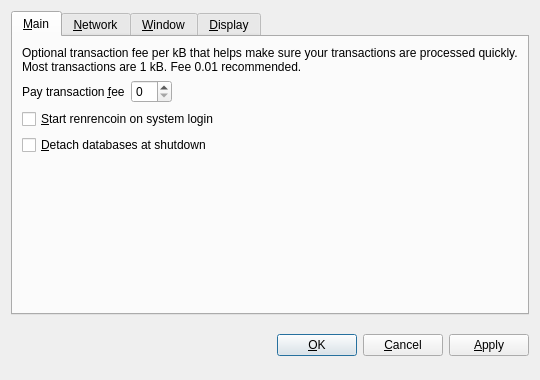
<?xml version="1.0" encoding="UTF-8"?>
<ui version="4.0">
 <class>OptionsDialog</class>
 <widget class="QDialog" name="OptionsDialog">
  <property name="geometry">
   <rect>
    <x>0</x>
    <y>0</y>
    <width>540</width>
    <height>380</height>
   </rect>
  </property>
  <property name="windowTitle">
   <string>Options</string>
  </property>
  <property name="modal">
   <bool>true</bool>
  </property>
  <layout class="QVBoxLayout" name="verticalLayout">
   <item>
    <widget class="QTabWidget" name="tabWidget">
     <property name="tabPosition">
      <enum>QTabWidget::North</enum>
     </property>
     <property name="currentIndex">
      <number>0</number>
     </property>
     <widget class="QWidget" name="tabMain">
      <attribute name="title">
       <string>&amp;Main</string>
      </attribute>
      <layout class="QVBoxLayout" name="verticalLayout_Main">
       <item>
        <widget class="QLabel" name="transactionFeeInfoLabel">
         <property name="text">
          <string>Optional transaction fee per kB that helps make sure your transactions are processed quickly. Most transactions are 1 kB. Fee 0.01 recommended.</string>
         </property>
         <property name="textFormat">
          <enum>Qt::PlainText</enum>
         </property>
         <property name="wordWrap">
          <bool>true</bool>
         </property>
        </widget>
       </item>
       <item>
        <layout class="QHBoxLayout" name="horizontalLayout_Main">
         <item>
          <widget class="QLabel" name="transactionFeeLabel">
           <property name="text">
            <string>Pay transaction &amp;fee</string>
           </property>
           <property name="textFormat">
            <enum>Qt::PlainText</enum>
           </property>
           <property name="buddy">
            <cstring>transactionFee</cstring>
           </property>
          </widget>
         </item>
         <item>
          <widget class="BitcoinAmountField" name="transactionFee"/>
         </item>
         <item>
          <spacer name="horizontalSpacer_Main">
           <property name="orientation">
            <enum>Qt::Horizontal</enum>
           </property>
           <property name="sizeHint" stdset="0">
            <size>
             <width>40</width>
             <height>20</height>
            </size>
           </property>
          </spacer>
         </item>
        </layout>
       </item>
       <item>
        <widget class="QCheckBox" name="bitcoinAtStartup">
         <property name="toolTip">
          <string>Automatically start renrencoin after logging in to the system.</string>
         </property>
         <property name="text">
          <string>&amp;Start renrencoin on system login</string>
         </property>
        </widget>
       </item>
       <item>
        <widget class="QCheckBox" name="detachDatabases">
         <property name="toolTip">
          <string>Detach block and address databases at shutdown. This means they can be moved to another data directory, but it slows down shutdown. The wallet is always detached.</string>
         </property>
         <property name="text">
          <string>&amp;Detach databases at shutdown</string>
         </property>
        </widget>
       </item>
       <item>
        <spacer name="verticalSpacer_Main">
         <property name="orientation">
          <enum>Qt::Vertical</enum>
         </property>
         <property name="sizeHint" stdset="0">
          <size>
           <width>20</width>
           <height>40</height>
          </size>
         </property>
        </spacer>
       </item>
      </layout>
     </widget>
     <widget class="QWidget" name="tabNetwork">
      <attribute name="title">
       <string>&amp;Network</string>
      </attribute>
      <layout class="QVBoxLayout" name="verticalLayout_Network">
       <item>
        <widget class="QCheckBox" name="mapPortUpnp">
         <property name="toolTip">
          <string>Automatically open the renrencoin client port on the router. This only works when your router supports UPnP and it is enabled.</string>
         </property>
         <property name="text">
          <string>Map port using &amp;UPnP</string>
         </property>
        </widget>
       </item>
       <item>
        <widget class="QCheckBox" name="connectSocks">
         <property name="toolTip">
          <string>Connect to the renrencoin network through a SOCKS proxy (e.g. when connecting through Tor).</string>
         </property>
         <property name="text">
          <string>&amp;Connect through SOCKS proxy:</string>
         </property>
        </widget>
       </item>
       <item>
        <layout class="QHBoxLayout" name="horizontalLayout_Network">
         <item>
          <widget class="QLabel" name="proxyIpLabel">
           <property name="text">
            <string>Proxy &amp;IP:</string>
           </property>
           <property name="textFormat">
            <enum>Qt::PlainText</enum>
           </property>
           <property name="buddy">
            <cstring>proxyIp</cstring>
           </property>
          </widget>
         </item>
         <item>
          <widget class="QValidatedLineEdit" name="proxyIp">
           <property name="maximumSize">
            <size>
             <width>140</width>
             <height>16777215</height>
            </size>
           </property>
           <property name="toolTip">
            <string>IP address of the proxy (e.g. 127.0.0.1)</string>
           </property>
          </widget>
         </item>
         <item>
          <widget class="QLabel" name="proxyPortLabel">
           <property name="text">
            <string>&amp;Port:</string>
           </property>
           <property name="textFormat">
            <enum>Qt::PlainText</enum>
           </property>
           <property name="buddy">
            <cstring>proxyPort</cstring>
           </property>
          </widget>
         </item>
         <item>
          <widget class="QLineEdit" name="proxyPort">
           <property name="maximumSize">
            <size>
             <width>55</width>
             <height>16777215</height>
            </size>
           </property>
           <property name="toolTip">
            <string>Port of the proxy (e.g. 9050)</string>
           </property>
          </widget>
         </item>
         <item>
          <widget class="QLabel" name="socksVersionLabel">
           <property name="text">
            <string>SOCKS &amp;Version:</string>
           </property>
           <property name="textFormat">
            <enum>Qt::PlainText</enum>
           </property>
           <property name="buddy">
            <cstring>socksVersion</cstring>
           </property>
          </widget>
         </item>
         <item>
          <widget class="QValueComboBox" name="socksVersion">
           <property name="toolTip">
            <string>SOCKS version of the proxy (e.g. 5)</string>
           </property>
          </widget>
         </item>
         <item>
          <spacer name="horizontalSpacer_Network">
           <property name="orientation">
            <enum>Qt::Horizontal</enum>
           </property>
           <property name="sizeHint" stdset="0">
            <size>
             <width>40</width>
             <height>20</height>
            </size>
           </property>
          </spacer>
         </item>
        </layout>
       </item>
       <item>
        <spacer name="verticalSpacer_Network">
         <property name="orientation">
          <enum>Qt::Vertical</enum>
         </property>
         <property name="sizeHint" stdset="0">
          <size>
           <width>20</width>
           <height>40</height>
          </size>
         </property>
        </spacer>
       </item>
      </layout>
     </widget>
     <widget class="QWidget" name="tabWindow">
      <attribute name="title">
       <string>&amp;Window</string>
      </attribute>
      <layout class="QVBoxLayout" name="verticalLayout_Window">
       <item>
        <widget class="QCheckBox" name="minimizeToTray">
         <property name="toolTip">
          <string>Show only a tray icon after minimizing the window.</string>
         </property>
         <property name="text">
          <string>&amp;Minimize to the tray instead of the taskbar</string>
         </property>
        </widget>
       </item>
       <item>
        <widget class="QCheckBox" name="minimizeOnClose">
         <property name="toolTip">
          <string>Minimize instead of exit the application when the window is closed. When this option is enabled, the application will be closed only after selecting Quit in the menu.</string>
         </property>
         <property name="text">
          <string>M&amp;inimize on close</string>
         </property>
        </widget>
       </item>
       <item>
        <spacer name="verticalSpacer_Window">
         <property name="orientation">
          <enum>Qt::Vertical</enum>
         </property>
         <property name="sizeHint" stdset="0">
          <size>
           <width>20</width>
           <height>40</height>
          </size>
         </property>
        </spacer>
       </item>
      </layout>
     </widget>
     <widget class="QWidget" name="tabDisplay">
      <attribute name="title">
       <string>&amp;Display</string>
      </attribute>
      <layout class="QVBoxLayout" name="verticalLayout_Display">
       <item>
        <layout class="QHBoxLayout" name="horizontalLayout_1_Display">
         <item>
          <widget class="QLabel" name="langLabel">
           <property name="text">
            <string>User Interface &amp;language:</string>
           </property>
           <property name="textFormat">
            <enum>Qt::PlainText</enum>
           </property>
           <property name="buddy">
            <cstring>lang</cstring>
           </property>
          </widget>
         </item>
         <item>
          <widget class="QValueComboBox" name="lang">
           <property name="toolTip">
            <string>The user interface language can be set here. This setting will take effect after restarting renrencoin.</string>
           </property>
          </widget>
         </item>
        </layout>
       </item>
       <item>
        <layout class="QHBoxLayout" name="horizontalLayout_2_Display">
         <item>
          <widget class="QLabel" name="unitLabel">
           <property name="text">
            <string>&amp;Unit to show amounts in:</string>
           </property>
           <property name="textFormat">
            <enum>Qt::PlainText</enum>
           </property>
           <property name="buddy">
            <cstring>unit</cstring>
           </property>
          </widget>
         </item>
         <item>
          <widget class="QValueComboBox" name="unit">
           <property name="toolTip">
            <string>Choose the default subdivision unit to show in the interface and when sending coins.</string>
           </property>
          </widget>
         </item>
        </layout>
       </item>
       <item>
        <widget class="QCheckBox" name="displayAddresses">
         <property name="toolTip">
          <string>Whether to show renrencoin addresses in the transaction list.</string>
         </property>
         <property name="text">
          <string>&amp;Display addresses in transaction list</string>
         </property>
        </widget>
       </item>
       <item>
        <widget class="QCheckBox" name="coinControlFeatures">
         <property name="toolTip">
          <string>Whether to show coin control features or not.</string>
         </property>
         <property name="text">
          <string>Display coin &amp;control features (experts only!)</string>
         </property>
        </widget>
       </item>
       <item>
        <spacer name="verticalSpacer_Display">
         <property name="orientation">
          <enum>Qt::Vertical</enum>
         </property>
         <property name="sizeHint" stdset="0">
          <size>
           <width>20</width>
           <height>40</height>
          </size>
         </property>
        </spacer>
       </item>
      </layout>
     </widget>
    </widget>
   </item>
   <item>
    <layout class="QHBoxLayout" name="horizontalLayout_Buttons">
     <item>
      <spacer name="horizontalSpacer_1">
       <property name="orientation">
        <enum>Qt::Horizontal</enum>
       </property>
       <property name="sizeHint" stdset="0">
        <size>
         <width>40</width>
         <height>48</height>
        </size>
       </property>
      </spacer>
     </item>
     <item>
      <widget class="QLabel" name="statusLabel">
       <property name="font">
        <font>
         <weight>75</weight>
         <bold>true</bold>
        </font>
       </property>
       <property name="text">
        <string/>
       </property>
       <property name="textFormat">
        <enum>Qt::PlainText</enum>
       </property>
       <property name="wordWrap">
        <bool>true</bool>
       </property>
      </widget>
     </item>
     <item>
      <spacer name="horizontalSpacer_2">
       <property name="orientation">
        <enum>Qt::Horizontal</enum>
       </property>
       <property name="sizeHint" stdset="0">
        <size>
         <width>40</width>
         <height>48</height>
        </size>
       </property>
      </spacer>
     </item>
     <item>
      <widget class="QPushButton" name="okButton">
       <property name="text">
        <string>&amp;OK</string>
       </property>
      </widget>
     </item>
     <item>
      <widget class="QPushButton" name="cancelButton">
       <property name="text">
        <string>&amp;Cancel</string>
       </property>
       <property name="autoDefault">
        <bool>false</bool>
       </property>
      </widget>
     </item>
     <item>
      <widget class="QPushButton" name="applyButton">
       <property name="text">
        <string>&amp;Apply</string>
       </property>
       <property name="autoDefault">
        <bool>false</bool>
       </property>
      </widget>
     </item>
    </layout>
   </item>
  </layout>
 </widget>
 <customwidgets>
  <customwidget>
   <class>BitcoinAmountField</class>
   <extends>QSpinBox</extends>
   <header>bitcoinamountfield.h</header>
  </customwidget>
  <customwidget>
   <class>QValueComboBox</class>
   <extends>QComboBox</extends>
   <header>qvaluecombobox.h</header>
  </customwidget>
  <customwidget>
   <class>QValidatedLineEdit</class>
   <extends>QLineEdit</extends>
   <header>qvalidatedlineedit.h</header>
  </customwidget>
 </customwidgets>
 <resources/>
 <connections/>
</ui>
